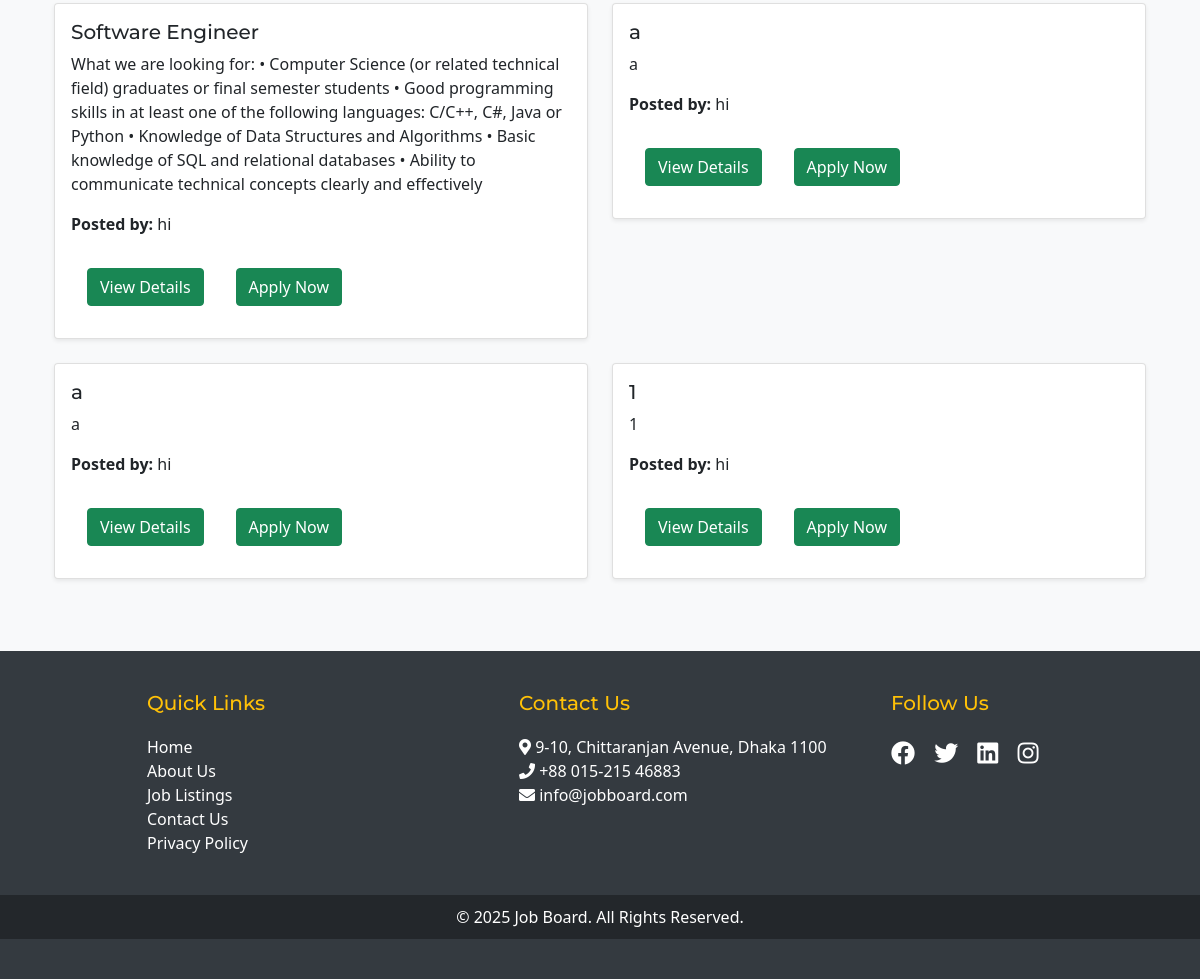
Before: / (lower part) with the older database file.
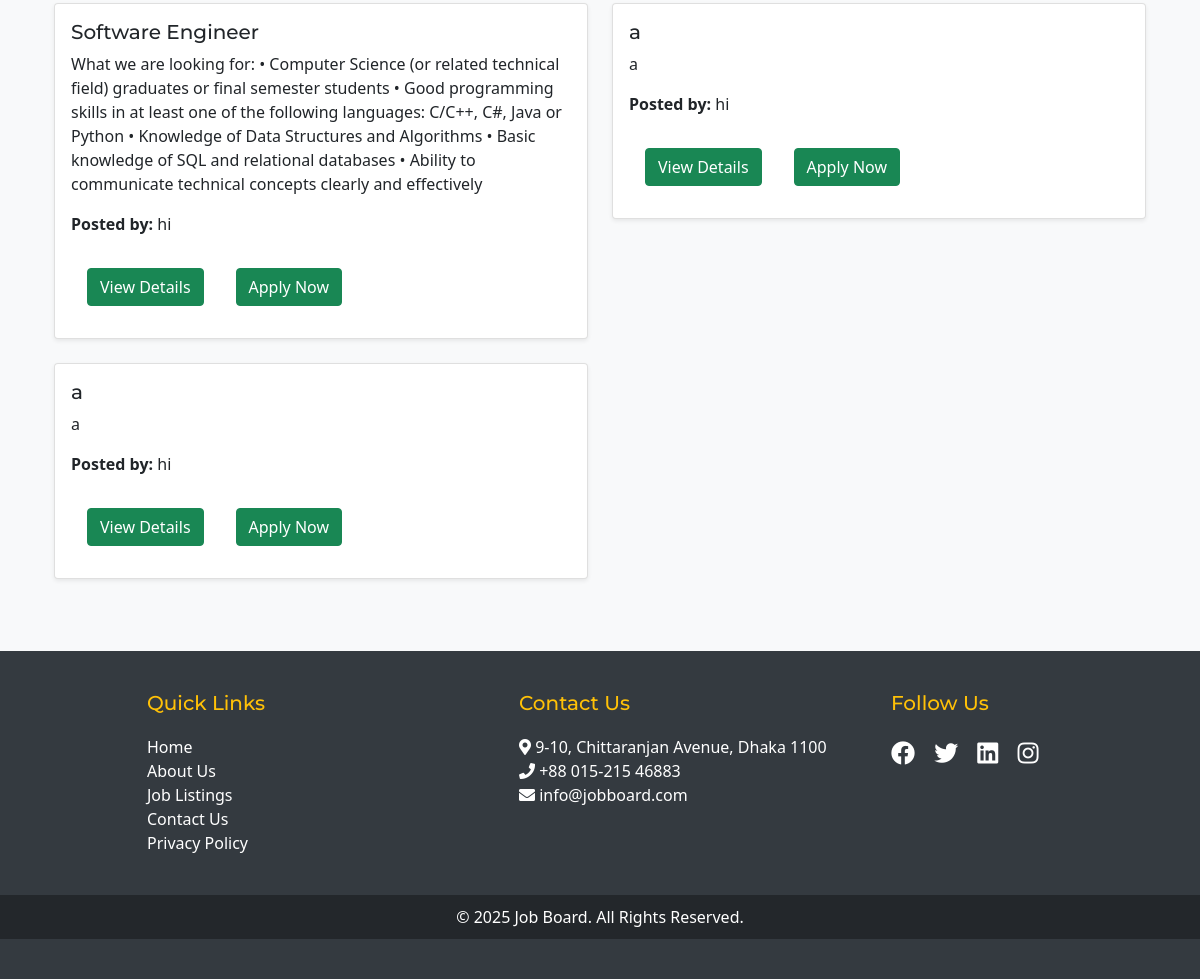
After: the same page with the newer database file.
### tables this page shows
CREATE TABLE `jobs` (
  `id` int(11) NOT NULL,
  `title` varchar(255) NOT NULL,
  `description` text NOT NULL,
  `location` varchar(255) NOT NULL,
  `salary` decimal(10,2) NOT NULL,
  `requirements` text DEFAULT NULL,
  `responsibilities` text DEFAULT NULL,
  `employer_id` int(11) NOT NULL,
  `created_at` timestamp NOT NULL DEFAULT current_timestamp()
);

CREATE TABLE `users` (
  `id` int(11) NOT NULL,
  `name` varchar(100) NOT NULL,
  `email` varchar(100) NOT NULL,
  `password` varchar(255) NOT NULL,
  `role` enum('job_seeker','employer','admin') NOT NULL,
  `created_at` timestamp NOT NULL DEFAULT current_timestamp(),
  `status` enum('active','inactive') NOT NULL DEFAULT 'active',
  `is_verified` tinyint(1) DEFAULT 0,
  `verification_code` varchar(255) DEFAULT NULL
);

### index.php (the view, shortened to what this page needs)
<!DOCTYPE html>
<html>
<head>
    <?php include('headlink.php'); ?>
</head>
<body class="bg-light">
    <?php include('header.php'); ?>
    <div class="container mt-5">
        <div class="row" id="job-listings">
            <?php
            $sql = "SELECT jobs.*, users.name AS employer_name FROM jobs JOIN users ON jobs.employer_id = users.id";
            $result = $conn->query($sql);
            if ($result->num_rows > 0) {
                while ($row = $result->fetch_assoc()) {
                    echo "<div class='col-md-6 mb-4 animate__animated animate__fadeInUp'>";
                    echo "<div class='card shadow-sm'>";
                    echo "<div class='card-body'>";
                    echo "<h5 class='card-title'>" . $row['title'] . "</h5>";
                    echo "<p class='card-text'>" . $row['description'] . "</p>";
                    echo "<p class='card-text'><strong>Posted by:</strong> " . $row['employer_name'] . "</p>";
                    echo "<a href='view_job.php?job_id=" . $row['id'] . "' class='btn btn-success m-3'>View Details</a>";
                    echo "<button class='apply-btn btn btn-success m-3 animate__animated animate__pulse animate__infinite' data-job-id='" . $row['id'] . "'>Apply Now</button>";
                    echo "</div></div></div>";
                }
            } else {
                echo "<div class='col-12 text-center'><p>No jobs posted yet.</p></div>";
            }
            ?>
        </div>
    </div>
    <?php include('footer.php'); ?>
</body>
</html>

Changed rows visible on the page:
removed jobs: title "1", description "1", employer.name "hi"
